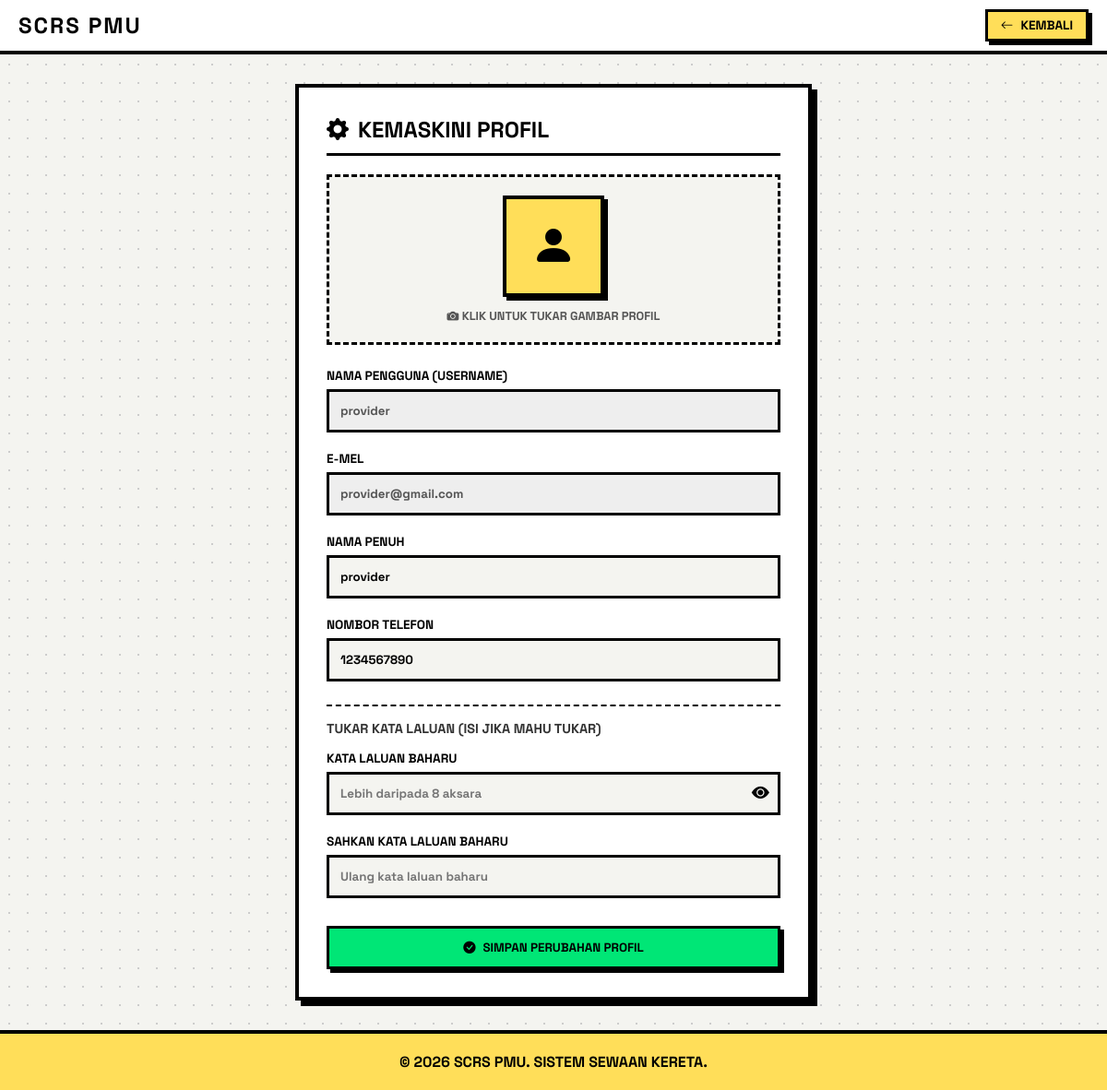
Screenshot of /edit_profile.php (signed in) with the database file from the repository.
### tables this page shows
CREATE TABLE `providers` (
  `id` int(11) NOT NULL AUTO_INCREMENT,
  `username` varchar(50) NOT NULL,
  `email` varchar(100) NOT NULL,
  `full_name` varchar(150) NOT NULL,
  `phone_no` varchar(20) NOT NULL,
  `no_ic` varchar(15) NOT NULL,
  `password` varchar(255) NOT NULL,
  `ic_file` varchar(255) NOT NULL,
  `licence_file` varchar(255) NOT NULL,
  `insurance_file` varchar(255) NOT NULL,
  `greencard_file` varchar(255) NOT NULL,
  `roadtax_file` varchar(255) NOT NULL,
  `qr_code_image` varchar(255) DEFAULT NULL,
  `created_at` timestamp NOT NULL DEFAULT current_timestamp(),
  `status` enum('pending','approved','rejected') DEFAULT 'pending',
  `profile_picture` varchar(255) DEFAULT NULL,
  PRIMARY KEY (`id`)
);

### edit_profile.php (the view, shortened to what this page needs)
<?php
require 'db.php';
$role = $_SESSION['role'];
if ($role === 'student') {
    $user_id = $_SESSION['student_id'];
    $table = 'students';
} else if ($role === 'provider') {
    $user_id = $_SESSION['provider_id'];
    $table = 'providers';
} else {
    header("Location: login.php");
    exit();
}
$sql_get = "SELECT * FROM $table WHERE id = ?";
$stmt_get = $conn->prepare($sql_get);
$stmt_get->bind_param("i", $user_id);
$stmt_get->execute();
$user_data = $stmt_get->get_result()->fetch_assoc();
$current_pic = $user_data['profile_picture'] ?? '';
?>
<!DOCTYPE html>
<html lang="ms">
<head>
    <link rel="stylesheet" href="https://cdn.jsdelivr.net/npm/bootstrap-icons@1.10.5/font/bootstrap-icons.css">
</head>
<body>
    <header class="neo-navbar">
        <div class="neo-brand">SCRS PMU</div>
        <a href="<?php echo ($role === 'provider') ? 'provider_dashboard.php' : 'dashboard.php'; ?>" class="neo-btn" style="width: auto; padding: 6px 14px; font-size: 0.85rem;">
            <i class="bi bi-arrow-left me-1"></i> Kembali
        </a>
    </header>
    <main class="main-content">
        <div class="neo-card">
            <div class="card-header-title">
                <i class="bi bi-gear-fill text-primary"></i> Kemaskini Profil
            </div>
            <form action="" method="POST" enctype="multipart/form-data">
                <label for="profile_picture" style="display:block; cursor:pointer;">
                    <div class="profile-pic-area" id="picArea">
                        <?php if (!empty($current_pic) && file_exists($current_pic)): ?>
                            <img src="<?php echo htmlspecialchars($current_pic); ?>" class="profile-avatar" id="avatarPreview" alt="Gambar Profil">
                        <?php else: ?>
                            <div class="profile-avatar-placeholder" id="avatarPlaceholder">
                                <i class="bi bi-person-fill"></i>
                            </div>
                        <?php endif; ?>
                        <span class="profile-pic-label"><i class="bi bi-camera-fill me-1"></i> Klik untuk tukar gambar profil</span>
                    </div>
                </label>
                <div class="form-group">
                    <label class="form-label">Nama Pengguna (Username)</label>
                    <input type="text" class="form-control" value="<?php echo htmlspecialchars($user_data['username']); ?>" disabled style="background-color: #eee; cursor: not-allowed;">
                </div>
                <div class="form-group">
                    <label class="form-label">E-mel</label>
                    <input type="email" class="form-control" value="<?php echo htmlspecialchars($user_data['email']); ?>" disabled style="background-color: #eee; cursor: not-allowed;">
                </div>
                <div class="form-group">
                    <label class="form-label">Nama Penuh</label>
                    <input type="text" class="form-control" name="full_name" value="<?php echo htmlspecialchars($user_data['full_name']); ?>" required>
                </div>
                <div class="form-group">
                    <label class="form-label">Nombor Telefon</label>
                    <input type="text" class="form-control" name="phone_no" value="<?php echo htmlspecialchars($user_data['phone_no']); ?>" required>
                </div>
                <div style="border-top: 2px dashed var(--black); margin: 25px 0 20px 0; padding-top: 15px;">
                    <p style="font-weight: 900; text-transform: uppercase; margin-bottom: 15px; font-size: 0.9rem; color: #333;">
                        Tukar Kata Laluan (Isi Jika Mahu Tukar)
                    </p>
                    <div class="form-group">
                        <label class="form-label">Kata Laluan Baharu</label>
                        <div class="input-wrapper">
                            <input type="password" class="form-control" name="new_password" id="new_password" placeholder="Lebih daripada 8 aksara">
                            <button type="button" class="password-toggle-btn" id="toggleNewPw">
                                <i class="bi bi-eye-fill"></i>
                            </button>
                        </div>
                    </div>
                    <div class="form-group">
                        <label class="form-label">Sahkan Kata Laluan Baharu</label>
                        <input type="password" class="form-control" name="confirm_password" placeholder="Ulang kata laluan baharu">
                    </div>
                </div>
                <button type="submit" name="update_profile" class="neo-btn btn-green" style="margin-top: 10px;">
                    <i class="bi bi-check-circle-fill me-1"></i> Simpan Perubahan Profil
                </button>
            </form>
        </div>
    </main>
    <footer>
        &copy; <?php echo date("Y"); ?> SCRS PMU. SISTEM SEWAAN KERETA.
    </footer>
</body>
</html>

### edit_profile.php (style rules this page uses)
:root { --black: #000000; --white: #ffffff; --yellow: #ffde59; --green: #00e676; --blue: #00e5ff; --pink: #ff66c4; --bg-color: #f4f4f0; --border-thick: 4px solid var(--black); --shadow-solid: 6px 6px 0px var(--black); --shadow-hover: 4px 4px 0px var(--black); --shadow-active: 0px 0px 0px var(--black); --transition: all 0.15s ease-in-out; }
* { margin: 0; padding: 0; box-sizing: border-box; font-family: 'Space Grotesk', sans-serif; }
body { background-color: var(--bg-color); background-image: radial-gradient(#ccc 1.5px, transparent 1.5px); background-size: 20px 20px; min-height: 100vh; display: flex; flex-direction: column; overflow-x: hidden; }
a { text-decoration: none; color: inherit; }
button, input { font-family: inherit; }
.neo-navbar { background-color: var(--white); border-bottom: var(--border-thick); padding: 10px 20px; display: flex; justify-content: space-between; align-items: center; position: sticky; top: 0; z-index: 1000; }
.neo-brand { font-size: 1.5rem; font-weight: 900; letter-spacing: 2px; text-transform: uppercase; }
.main-content { flex: 1; padding: 2rem 20px; max-width: 600px; margin: 0 auto; width: 100%; }
.neo-card { background-color: var(--white); border: var(--border-thick); box-shadow: var(--shadow-solid); padding: 30px; }
.card-header-title { font-size: 1.5rem; font-weight: 900; text-transform: uppercase; border-bottom: 3px solid var(--black); padding-bottom: 10px; margin-bottom: 20px; display: flex; align-items: center; gap: 10px; }
.profile-pic-area { display: flex; flex-direction: column; align-items: center; gap: 12px; margin-bottom: 25px; padding: 20px; border: 3px dashed var(--black); background: var(--bg-color); cursor: pointer; transition: var(--transition); }
.profile-avatar-placeholder { width: 110px; height: 110px; border: 4px solid var(--black); box-shadow: 4px 4px 0px var(--black); background: var(--yellow); display: flex; align-items: center; justify-content: center; font-size: 3rem; }
.profile-pic-label { font-weight: 800; text-transform: uppercase; font-size: 0.8rem; color: #555; }
.form-group { margin-bottom: 20px; display: flex; flex-direction: column; gap: 6px; }
.form-label { font-weight: 800; text-transform: uppercase; font-size: 0.85rem; }
.form-control { border: 3px solid var(--black); padding: 12px; font-weight: 700; background-color: var(--bg-color); outline: none; width: 100%; }
.input-wrapper { position: relative; display: flex; align-items: center; }
.password-toggle-btn { position: absolute; right: 12px; cursor: pointer; font-size: 1.2rem; color: var(--black); background: none; border: none; }
.neo-btn { background-color: var(--yellow); border: 3px solid var(--black); box-shadow: 4px 4px 0px var(--black); font-weight: 900; text-transform: uppercase; padding: 12px 20px; cursor: pointer; transition: var(--transition); width: 100%; text-align: center; display: inline-flex; align-items: center; justify-content: center; gap: 8px; }
.btn-green { background-color: var(--green); }
footer { background-color: var(--yellow); border-top: var(--border-thick); padding: 20px; text-align: center; font-weight: 900; text-transform: uppercase; margin-top: auto; }

### rows the page displays
providers: username "provider", email "provider@gmail.com", full_name "provider", phone_no "1234567890"
